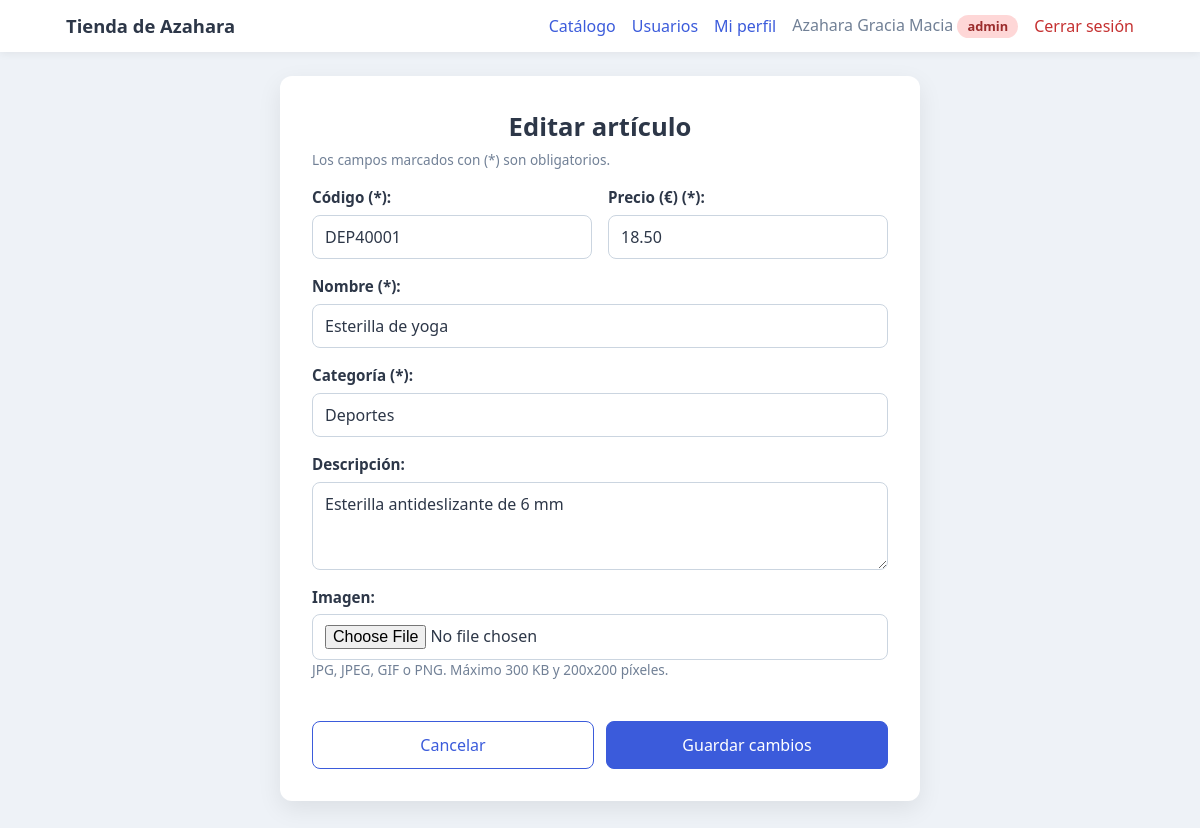
Screenshot of /GestionArticulos/formularioArticulos.php?codigo=DEP40001 (signed in) with the database file from the repository.
### tables this page shows
CREATE TABLE articulos (
    codigo      VARCHAR(8)   NOT NULL,
    nombre      VARCHAR(100) NOT NULL,
    descripcion TEXT         NULL,
    categoria   VARCHAR(50)  NOT NULL,
    precio      DECIMAL(8,2) NOT NULL,
    imagen      VARCHAR(255) NULL,

    PRIMARY KEY (codigo)
);

### modelo/articulosBD.php (called while the page is built, shortened)
<?php
require_once __DIR__ . "/usuariosBD.php";
require_once __DIR__ . "/../clases/Articulo.php";
function buscarArticuloPorCodigo($codigo): ?Articulo
{
    try {
        $con = conectar();
        $stmt = $con->prepare("SELECT * FROM articulos WHERE codigo = :codigo");
        $stmt->execute([":codigo" => $codigo]);
        $fila = $stmt->fetch();
        return $fila ? new Articulo($fila) : null;
    } catch (PDOException $e) {
        errorBD($e, "Ocurrió un error al recuperar datos de la base de datos.");
    }
}

### clases/Articulo.php (called while the page is built, shortened)
<?php
class Articulo
{
    private string $codigo;
    private string $nombre;
    private string $descripcion;
    private string $categoria;
    private float $precio;
    public function __construct(array $fila)
    {
        $this->codigo = $fila["codigo"];
        $this->nombre = $fila["nombre"];
        $this->descripcion = $fila["descripcion"] ?? "";
        $this->categoria = $fila["categoria"];
        $this->precio = (float) $fila["precio"];
    }
    public function getCodigo(): string
    {
        return $this->codigo;
    }
    public function getNombre(): string
    {
        return $this->nombre;
    }
    public function getDescripcion(): string
    {
        return $this->descripcion;
    }
    public function getCategoria(): string
    {
        return $this->categoria;
    }
    public function getPrecio(): float
    {
        return $this->precio;
    }
}

### funcionesValidacion.php (called while the page is built, shortened)
<?php
function textoProtegido($texto): string
{
    return htmlspecialchars((string) ($texto ?? ""), ENT_QUOTES, "UTF-8");
}
?>

### GestionArticulos/formularioArticulos.php (the view, shortened to what this page needs)
<?php
require_once __DIR__ . "/../modelo/articulosBD.php";
$modoEdicion = isset($_GET["codigo"]);
if ($modoEdicion) {
    $articulo = buscarArticuloPorCodigo(obtenerDatoGet("codigo"));
    $codigo = $articulo->getCodigo();
    $nombre = $articulo->getNombre();
    $descripcion = $articulo->getDescripcion();
    $categoria = $articulo->getCategoria();
    $precio = number_format($articulo->getPrecio(), 2, ".", "");
}
require __DIR__ . "/../includes/cabecera.php";
?>
<section class="tarjeta formulario">
    <h1><?= $modoEdicion ? "Editar artículo" : "Nuevo artículo" ?></h1>
    <p class="nota">Los campos marcados con (*) son obligatorios.</p>
    <form method="post" enctype="multipart/form-data">
        <div class="rejilla">
            <div class="campo">
                <label for="codigo">Código (*):</label>
                <?php if ($modoEdicion) : ?>
                    <input type="text" id="codigo" value="<?= textoProtegido($codigo) ?>" disabled>
                <?php else : ?>
                    <input type="text" name="codigo" id="codigo" value="<?= textoProtegido($codigo) ?>"
                           placeholder="Ej: PRO10001" maxlength="8">
                <?php endif ?>
            </div>
            <div class="campo">
                <label for="precio">Precio (€) (*):</label>
                <input type="text" name="precio" id="precio" value="<?= textoProtegido($precio) ?>" placeholder="Ej: 19.95">
            </div>
            <div class="campo completo">
                <label for="nombre">Nombre (*):</label>
                <input type="text" name="nombre" id="nombre" value="<?= textoProtegido($nombre) ?>">
            </div>
            <div class="campo completo">
                <label for="categoria">Categoría (*):</label>
                <input type="text" name="categoria" id="categoria" list="lista-categorias"
                       value="<?= textoProtegido($categoria) ?>">
            </div>
            <div class="campo completo">
                <label for="descripcion">Descripción:</label>
                <textarea name="descripcion" id="descripcion" rows="3"><?= textoProtegido($descripcion) ?></textarea>
            </div>
            <div class="campo completo">
                <label for="imagen">Imagen:</label>
                <input type="file" name="imagen" id="imagen" accept=".jpg,.jpeg,.gif,.png">
                <p class="nota">JPG, JPEG, GIF o PNG. Máximo 300 KB y 200x200 píxeles.</p>
            </div>
        </div>
        <div class="botones">
            <a href="listadoArticulos.php" class="boton secundario">Cancelar</a>
            <button type="submit" class="boton"><?= $modoEdicion ? "Guardar cambios" : "Crear artículo" ?></button>
        </div>
    </form>
</section>
<?php require __DIR__ . "/../includes/pie.php"; ?>

### css/estilos.css (style rules this page uses)
:root { --color-fondo: #eef2f7; --color-tarjeta: #ffffff; --color-texto: #2d3748; --color-suave: #718096; --color-borde: #cbd5e0; --color-principal: #3b5bdb; --color-principal-hover: #2f4ac0; --color-error: #c53030; --color-error-fondo: #fff5f5; --color-exito: #276749; --color-exito-fondo: #f0fff4; }
* { box-sizing: border-box; }
body { margin: 0; min-height: 100vh; display: flex; justify-content: center; align-items: center; padding: 24px 16px; background-color: var(--color-fondo); color: var(--color-texto); font-family: "Segoe UI", Arial, sans-serif; line-height: 1.5; }
.campo { display: flex; flex-direction: column; margin-bottom: 16px; }
.campo label { margin-bottom: 6px; font-weight: 600; font-size: 0.95rem; }
.campo input, .campo select, .campo textarea { width: 100%; padding: 10px 12px; border: 1px solid var(--color-borde); border-radius: 8px; font-size: 1rem; font-family: inherit; color: var(--color-texto); background-color: #fff; }
.rejilla { display: grid; grid-template-columns: 1fr 1fr; column-gap: 16px; }
.rejilla .completo { grid-column: 1 / -1; }
.nota { margin: 0 0 16px; font-size: 0.85rem; color: var(--color-suave); }
.botones { display: flex; gap: 12px; margin-top: 8px; }
.boton { flex: 1; display: inline-block; padding: 11px 16px; border: 1px solid var(--color-principal); border-radius: 8px; background-color: var(--color-principal); color: #fff; font-size: 1rem; font-family: inherit; text-align: center; text-decoration: none; cursor: pointer; }
.boton.secundario { background-color: transparent; color: var(--color-principal); }
:root { --color-peligro: #c53030; --color-peligro-hover: #9b2c2c; }
body.con-menu { display: block; padding: 0; }
.tarjeta { background-color: var(--color-tarjeta); border-radius: 12px; box-shadow: 0 8px 24px rgba(0, 0, 0, 0.08); padding: 32px; }
.tarjeta.formulario { max-width: 640px; margin: 0 auto; }
.tarjeta.formulario h1 { margin: 0 0 4px; font-size: 1.6rem; text-align: center; }

### rows the page displays
articulos: codigo "DEP40001", precio "18.50", nombre "Esterilla de yoga", categoria "Deportes", descripcion "Esterilla antideslizante de 6 mm"

### other values shown
textoProtegido($_SESSION["nombre"] ?? "") "Azahara Gracia Macia"
textoProtegido(rolActual()) "admin"
